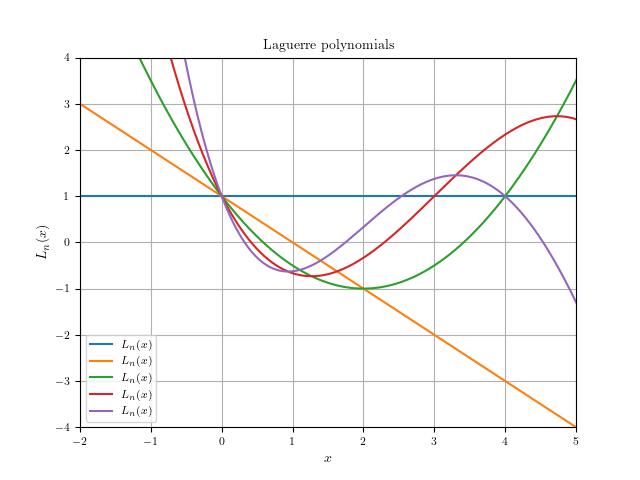

The script that saved this image:
#!/usr/bin/env julia
# File: laguerre.jl
# Name: D.Saravanan
# Date: 27/08/2021

""" Script to calculate and plot Laguerre polynomials """

import PyPlot
const plt = PyPlot
plt.rc("pgf", texsystem="pdflatex")
plt.rc("font", family="serif", weight="normal", size=8)
plt.rc("axes", labelsize=10, titlesize=10)
plt.rc("figure", titlesize=10)
plt.rc("text", usetex="True")
using LaTeXStrings

function Laguerre(x, n)
    # recurrence relation of Laguerre polynomials
    # L_0 = 1, L_1 = 1-x
    # (n+1) L_(n+1) = (2n + 1 - x) L_(n) - n L_(n-1)
    n == 0 && return 1
    n == 1 && return 1-x
    ((2(n-1) + 1 - x)*Laguerre(x, n-1) - (n-1)*Laguerre(x, n-2))/n
end

fig, ax = plt.subplots()

for n in 0:4

    # interval [-4, 7]
    x = LinRange(-4, 7, 1000)
    y = map(x -> Laguerre(x, n), x)

    ax.plot(x, y, label=L"L_{n}(x)")
end

ax.set(xlabel=raw"$x$", ylabel=raw"$L_{n}(x)$", xlim=(-2,5), ylim=(-4,4))
ax.set_title(raw"Laguerre polynomials")
ax.grid(true); ax.legend()
plt.savefig("laguerre.png")
